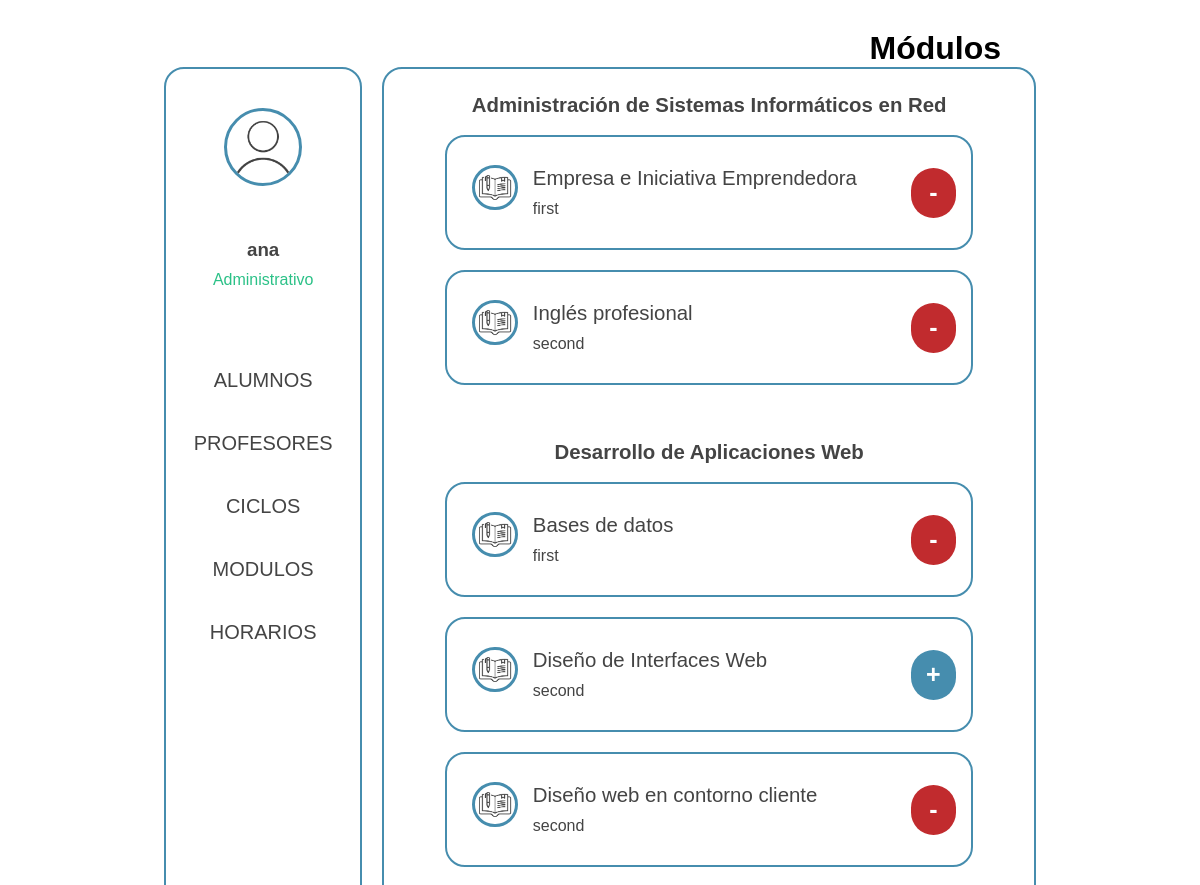
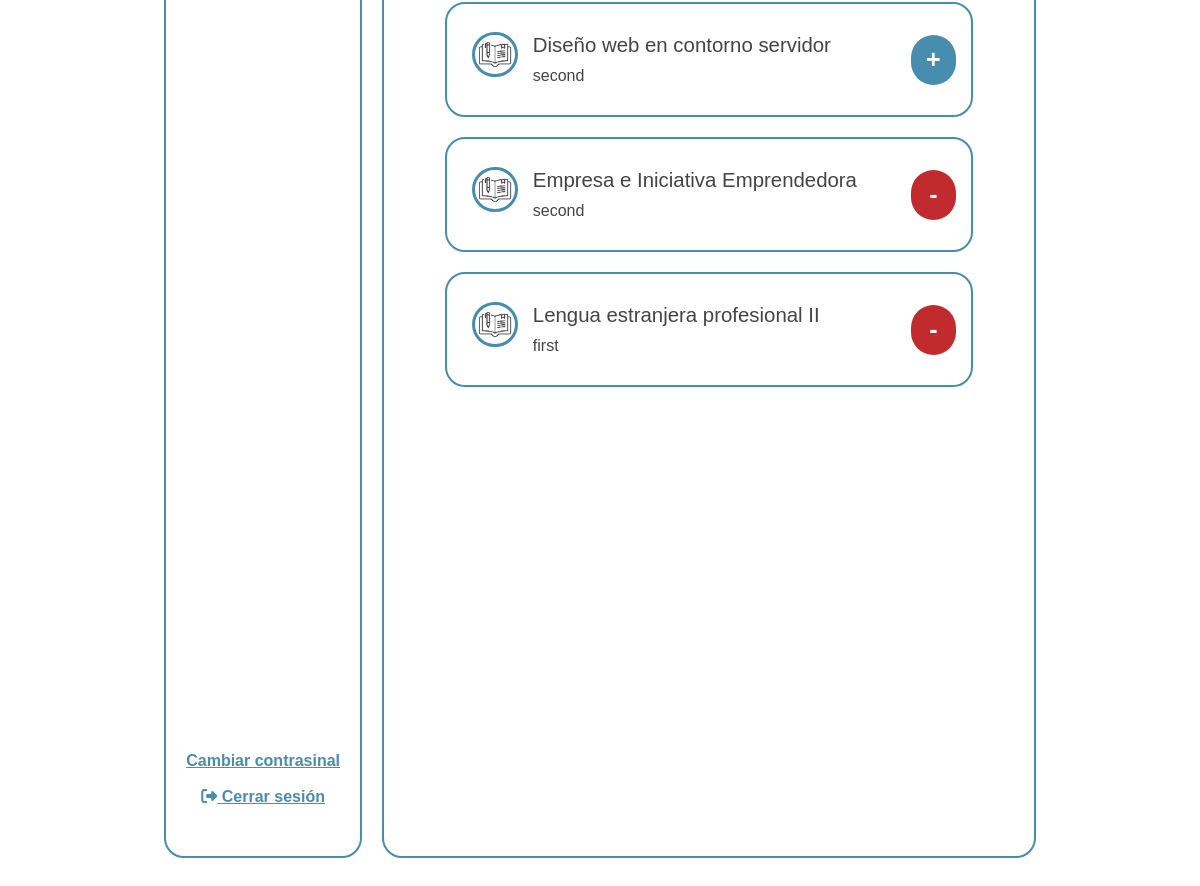
Page /GestionHorarios/www/pages/student/student_modules.php (signed in) on the committed database (2 pictures, top to bottom).
### tables this page shows
CREATE TABLE `modules` (
  `id` int NOT NULL,
  `professor_id` int NOT NULL,
  `vocational_training_id` int NOT NULL,
  `module_code` varchar(50) NOT NULL,
  `module_acronym` varchar(5) NOT NULL,
  `name` varchar(50) NOT NULL,
  `course` enum('first','second') NOT NULL,
  `sessions_number` int NOT NULL,
  `classroom` int NOT NULL,
  `color` varchar(30) NOT NULL,
  `time_Stamp` datetime NOT NULL DEFAULT CURRENT_TIMESTAMP
);

### GestionHorarios/www/pages/student/student_modules.php (the view, shortened to what this page needs)
<?php
include_once '../../functions/connection.php';
$userId = $_SESSION['user']['id'];
$sqlModulosAsignados = "SELECT module_id FROM users_modules WHERE user_id = ?";
$stmtModulosAsignados = $pdo->prepare($sqlModulosAsignados);
$stmtModulosAsignados->execute([$userId]);
$modulosAsignados = $stmtModulosAsignados->fetchAll(PDO::FETCH_COLUMN, 0);
$sqlModulos = "SELECT m.*, vt.course_name AS ciclo_nombre
               FROM modules m
               JOIN vocational_trainings vt ON vt.id = m.vocational_training_id
               JOIN users_vocational_trainings uvt ON uvt.vocational_training_id = vt.id
               WHERE uvt.user_id = ?
               ORDER BY vt.course_name, m.name";
$stmtModulos = $pdo->prepare($sqlModulos);
$stmtModulos->execute([$userId]);
$modulos = $stmtModulos->fetchAll(PDO::FETCH_ASSOC);
$modulosPorCiclo = [];
foreach ($modulos as $modulo) {
    $cicloNombre = $modulo['ciclo_nombre'];
    $modulosPorCiclo[$cicloNombre][] = $modulo;
}
?>
<!DOCTYPE html>
<html lang="es">
<head>
    <link rel="stylesheet" href="../../pages/css/administrator_panel.css">
</head>
<body>
    <h2>Módulos</h2>
    <div class="container">
        <?php include_once('../partials/container_left.php') ?>
        <div class="container-rigth">
            <div class="mostrar-modulos">
                <?php if (!empty($modulosPorCiclo)) : ?>
                    <?php foreach ($modulosPorCiclo as $ciclo => $modulosCiclo) : ?>
                        <div class="ciclo-header"><p class='texto-nombre'><strong><?= htmlspecialchars($ciclo) ?></strong></p></div>
                        <br>
                        <?php foreach ($modulosCiclo as $modulo) : ?>
                            <div class='container-user container-check'>
                                <div class='row'>
                                    <div class='user-imagen-alumn'>
                                        <img src='/images/asignatura.png' class='pic-alumn' alt='Módulo img'>
                                    </div>
                                    <div class='user-texto'>
                                        <p class='texto-nombre'><?= htmlspecialchars($modulo['name']) ?></p>
                                        <p class='texto-descripcion'><?= htmlspecialchars($modulo['course']) ?></p>
                                    </div>
                                    <div class='user-botonesAdd'>
                                        <label for="modulo<?= $modulo['id'] ?>" class="toggle-icon" id="iconoModulo<?= $modulo['id'] ?>">
                                            <?php echo (in_array($modulo['id'], $modulosAsignados)) ? '-' : '+'; ?>
                                        </label>
                                    </div>
                                </div>
                            </div>
                        <?php endforeach; ?>
                        <br><br>
                    <?php endforeach; ?>
                <?php else : ?>
                    <p>No tienes módulos asignados.</p>
                <?php endif; ?>
            </div>
        </div>
    </div>
</body>
</html>

### GestionHorarios/www/pages/css/administrator_panel.css (style rules this page uses)
body { font-family: Arial, sans-serif; height: 100vh; overflow: hidden; margin: 2.5% 20px; width: calc(100% - 40px); }
.container { display: flex; gap: 20px; }
h2 { text-align: center; font-size: 2em; width: 100%; text-align: right; padding-right: 35px; }
.container-rigth { text-align: center; width: 100%; max-height: calc( 95vh - 70px ); border: solid var(--color-primario) 2px; border-radius: 20px; padding: 25px; overflow-y: auto; height: 2000px; }
.mostrar-modulos { display: flex; flex-wrap: wrap; }
.container-user { display: flex; flex-direction: column; flex-wrap: wrap; border: 2px solid var(--color-primario); padding: 10px; width: 100%; border-radius: 20px; margin-bottom: 20px; margin-right: 6%; margin-left: 6%; }
.row { display: flex; flex-wrap: wrap; width: 100%; margin-top: 15px; margin-bottom: 15px; }
.pic-alumn { border: 3px solid var(--color-primario); width: 60%; border-radius: 80%; margin-bottom: 10px; }
.container-user p { margin: 5px 0; }
.user-imagen-alumn { width: 15%; display: flex; align-items: center; justify-content: center; }
.user-texto { width: 75%; text-align: left; display: flex; flex-direction: column; align-items: left; justify-content: center; }
.texto-nombre { font-size: 1.7vw; }
.user-botonesAdd { width: 9%; text-align: left; display: flex; align-items: center; justify-content: center; }
p { color: var(--tertiary-color); }
.ciclo-header { margin-right: 6%; margin-left: 6%; width: 100%; }

### GestionHorarios/www/pages/css/common.css (style rules this page uses)
:root { --color-primario: #468dae; --second-color: #2bc187; --tertiary-color: #444444; --forty-color: #fcfcfc; --danger-color: #c12b2e; --fuente-principal: "Arial", sans-serif; }
* { margin: 0; padding: 0; box-sizing: border-box; }
body { padding: 0 12% 0 12%; margin-top: 3%; }

### GestionHorarios/www/pages/student/student_modules.php (style rules this page uses)
.toggle-icon { display: flex; align-items: center; justify-content: center; width: 50px; height: 50px; font-size: 25px; font-weight: bold; color: white; background-color: #468dae; border-radius: 50px; cursor: pointer; transition: background-color 0.5s ease-in-out, transform 0.2s ease-in-out; }
input[type="checkbox"]:checked+.toggle-icon { background-color: #c12b2e; }

### rows in the picture
modules: name "Empresa e Iniciativa Emprendedora", course "first"
modules: name "Inglés profesional", course "second"
modules: name "Bases de datos", course "first"
modules: name "Diseño de Interfaces Web", course "second"
modules: name "Diseño web en contorno cliente", course "second"
modules: name "Diseño web en contorno servidor", course "second"
modules: name "Empresa e Iniciativa Emprendedora", course "second"
modules: name "Lengua estranjera profesional II", course "first"

### other values in the picture
$_SESSION['user']['name'] "ana"
$ciclo "Administración de Sistemas Informáticos en Red"
$ciclo "Desarrollo de Aplicaciones Web"
